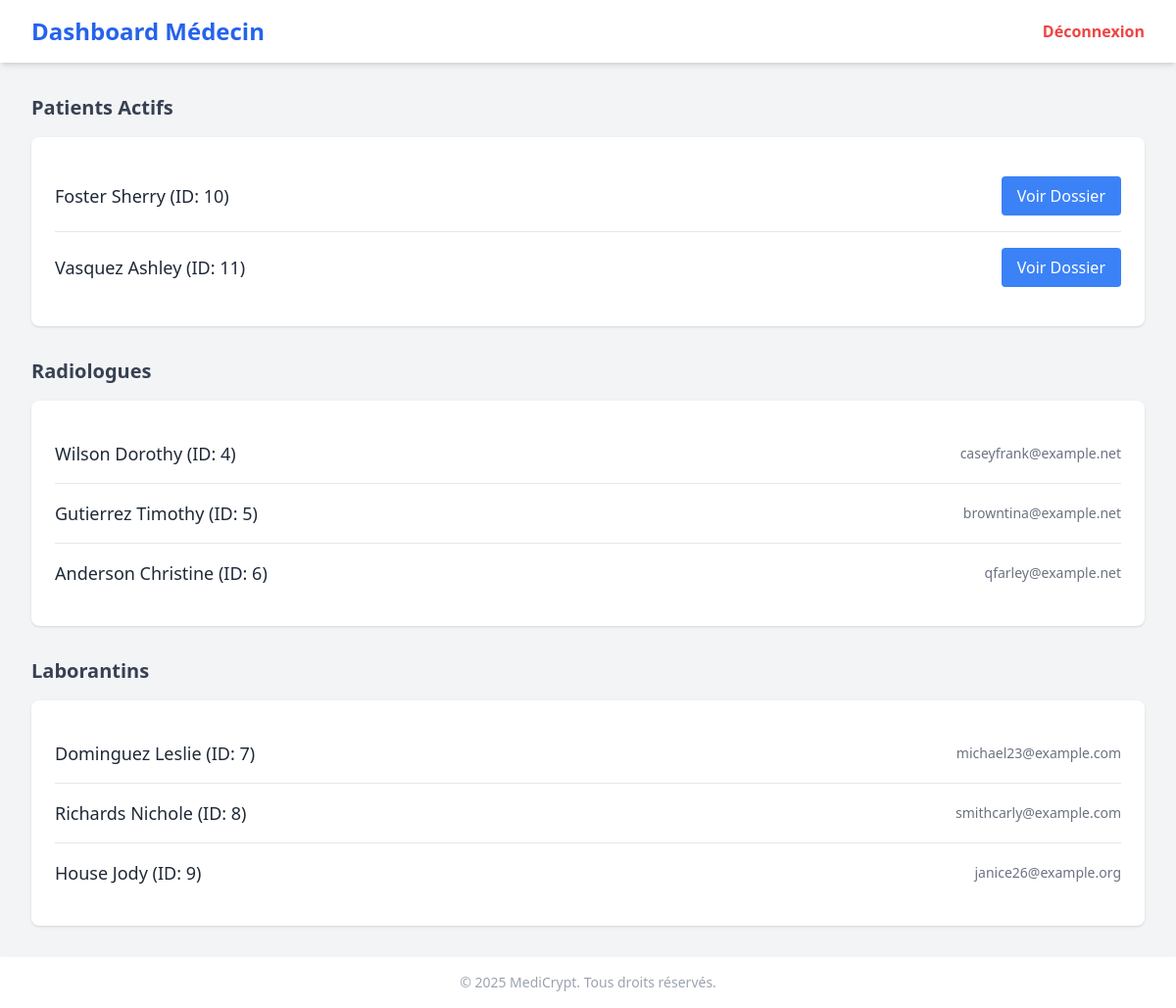
The page /dashboard_medecin (signed in) on the database its author committed.
### models.py (models this page shows, shortened)
class Utilisateur(db.Model, UserMixin):
    ID_User = db.Column(db.Integer, primary_key=True)
    nom = db.Column(db.String(50))
    prenom = db.Column(db.String(50))
    pwd = db.Column(db.String(50))
    email = db.Column(db.String(50), unique=True)
    role = db.Column(db.Enum('Médecin', 'Radiologue', 'Laborantin', 'Patient', name='role_enum'))

### app.py (the view)
        @login_required
        def decorated_function(*args, **kwargs):
            if current_user.role != role:
                flash("Vous n'avez pas les autorisations nécessaires pour accéder à cette page.", "danger")
                return redirect(url_for('home'))
            return f(*args, **kwargs)

### app.py (called while the page is built)
@login_manager.user_loader
def load_user(user_id):
    return Utilisateur.query.get(int(user_id))

def role_required(role):
    def decorator(f):
        @login_required
        def decorated_function(*args, **kwargs):
            if current_user.role != role:
                flash("Vous n'avez pas les autorisations nécessaires pour accéder à cette page.", "danger")
                return redirect(url_for('home'))
            return f(*args, **kwargs)
        return decorated_function
    return decorator

@app.route('/dashboard_medecin', endpoint='dashboard_medecin')
@role_required('Médecin')
def dashboard_medecin():
    patients_actifs = db.session.query(Utilisateur).join(MedecinTraitant, Utilisateur.ID_User == MedecinTraitant.patient_ID) \
                        .filter(MedecinTraitant.medecin_ID == current_user.ID_User, MedecinTraitant.actif == True).all()
    radiologues = Utilisateur.query.filter_by(role="Radiologue").all()
    laborantins = Utilisateur.query.filter_by(role="Laborantin").all()
    return render_template(
        'medecin/dashboard_medecin.html',
        patients_actifs=patients_actifs,
        radiologues=radiologues,
        laborantins=laborantins
    )

### templates/medecin/dashboard_medecin.html (shortened to what this page needs)
<!DOCTYPE html>
<html lang="fr">
<head>
    <script src="https://cdn.tailwindcss.com"></script>
</head>
<body class="bg-gray-100 min-h-screen flex flex-col">
    <header class="bg-white shadow-md py-4 px-8 flex justify-between items-center">
        <h1 class="text-2xl font-bold text-blue-600">Dashboard Médecin</h1>
        <a href="{{ url_for('logout') }}"
            class="text-red-500 hover:text-red-700 font-semibold transition duration-300">Déconnexion</a>
    </header>
    <main class="flex-1 p-8 space-y-8">
        <section>
            <h2 class="text-xl font-semibold mb-4 text-gray-700">Patients Actifs</h2>
            <div class="bg-white rounded-lg shadow p-6">
                <ul class="divide-y divide-gray-200">
                    {% for patient in patients_actifs %}
                        <li class="py-4 flex justify-between items-center">
                            <div>
                                <p class="text-lg font-medium text-gray-800">
                                    {{ patient.nom }} {{ patient.prenom }} (ID: {{ patient.ID_User }})
                                </p>
                            </div>
                            <a href="{{ url_for('dossier_medical', patient_id=patient.ID_User) }}"
                                class="bg-blue-500 text-white px-4 py-2 rounded hover:bg-blue-600 transition">Voir Dossier</a>
                        </li>
                    {% else %}
                        <li class="py-4 text-gray-500">Aucun patient actif.</li>
                    {% endfor %}
                </ul>
            </div>
        </section>
        <section>
            <h2 class="text-xl font-semibold mb-4 text-gray-700">Radiologues</h2>
            <div class="bg-white rounded-lg shadow p-6">
                <ul class="divide-y divide-gray-200">
                    {% for radiologue in radiologues %}
                        <li class="py-4 flex justify-between items-center">
                            <p class="text-lg font-medium text-gray-800">
                                {{ radiologue.nom }} {{ radiologue.prenom }} (ID: {{ radiologue.ID_User }})
                            </p>
                            <span class="text-gray-500 text-sm">{{ radiologue.email }}</span>
                        </li>
                    {% else %}
                        <li class="py-4 text-gray-500">Aucun radiologue disponible.</li>
                    {% endfor %}
                </ul>
            </div>
        </section>
        <section>
            <h2 class="text-xl font-semibold mb-4 text-gray-700">Laborantins</h2>
            <div class="bg-white rounded-lg shadow p-6">
                <ul class="divide-y divide-gray-200">
                    {% for laborantin in laborantins %}
                        <li class="py-4 flex justify-between items-center">
                            <p class="text-lg font-medium text-gray-800">
                                {{ laborantin.nom }} {{ laborantin.prenom }} (ID: {{ laborantin.ID_User }})
                            </p>
                            <span class="text-gray-500 text-sm">{{ laborantin.email }}</span>
                        </li>
                    {% else %}
                        <li class="py-4 text-gray-500">Aucun laborantin disponible.</li>
                    {% endfor %}
                </ul>
            </div>
        </section>
    </main>
    <footer class="bg-white shadow-md py-4 text-center text-sm text-gray-400">
        &copy; 2025 MediCrypt. Tous droits réservés.
    </footer>
</body>
</html>

### rows shown on the page
Utilisateur: nom "Foster", prenom "Sherry", ID_User "10"
Utilisateur: nom "Vasquez", prenom "Ashley", ID_User "11"
Utilisateur: nom "Wilson", prenom "Dorothy", ID_User "4", email "caseyfrank@example.net"
Utilisateur: nom "Gutierrez", prenom "Timothy", ID_User "5", email "browntina@example.net"
Utilisateur: nom "Anderson", prenom "Christine", ID_User "6", email "qfarley@example.net"
Utilisateur: nom "Dominguez", prenom "Leslie", ID_User "7", email "michael23@example.com"
Utilisateur: nom "Richards", prenom "Nichole", ID_User "8", email "smithcarly@example.com"
Utilisateur: nom "House", prenom "Jody", ID_User "9", email "janice26@example.org"
